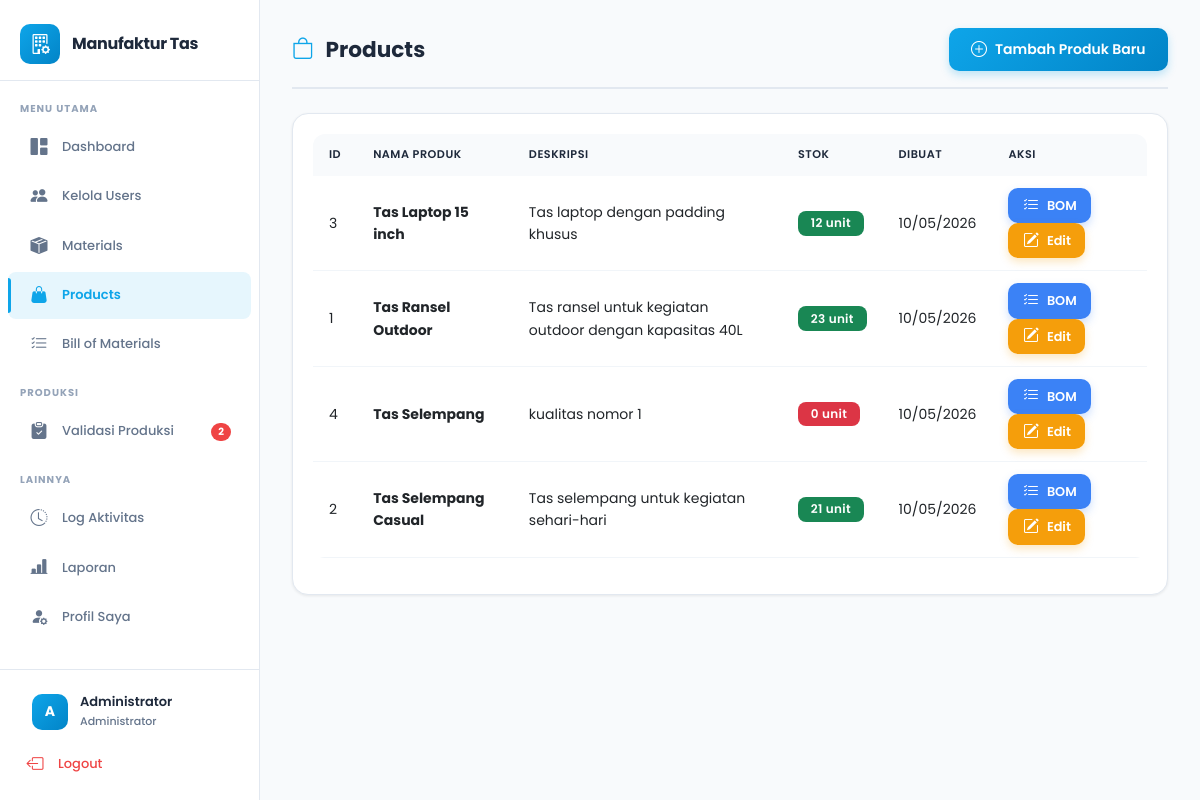
Screenshot of /pages/products/index.php (signed in) with the database file from the repository.
### tables this page shows
CREATE TABLE `products` (
  `id` int NOT NULL,
  `nama_produk` varchar(150) NOT NULL,
  `deskripsi` text,
  `stok` int DEFAULT '0',
  `created_at` timestamp NULL DEFAULT CURRENT_TIMESTAMP
);

### pages/products/index.php (the view, shortened to what this page needs)
<?php
require_once '../../config/database.php';
$stmt = $pdo->query("SELECT * FROM products ORDER BY nama_produk ASC");
$products = $stmt->fetchAll();
include '../../includes/header.php';
?>
<div class="page-header">
    <h2><i class="bi bi-bag"></i> Products</h2>
    <?php if ($_SESSION['role'] == 'administrator'): ?>
    <a href="tambah.php" class="btn btn-primary">
        <i class="bi bi-plus-circle"></i> Tambah Produk Baru
    </a>
    <?php endif; ?>
</div>
<div class="card">
    <div class="card-body">
        <div class="table-responsive">
            <table class="table table-hover">
                <thead>
                    <tr>
                        <th>ID</th>
                        <th>Nama Produk</th>
                        <th>Deskripsi</th>
                        <th>Stok</th>
                        <th>Dibuat</th>
                        <?php if ($_SESSION['role'] == 'administrator'): ?>
                        <th>Aksi</th>
                        <?php endif; ?>
                    </tr>
                </thead>
                <tbody>
                    <?php foreach ($products as $p): ?>
                    <tr>
                        <td><?php echo $p['id']; ?></td>
                        <td><strong><?php echo htmlspecialchars($p['nama_produk']); ?></strong></td>
                        <td><?php echo htmlspecialchars($p['deskripsi']); ?></td>
                        <td>
                            <span class="badge <?php echo $p['stok'] < 10 ? 'bg-danger' : 'bg-success'; ?>">
                                <?php echo $p['stok']; ?> unit
                            </span>
                        </td>
                        <td><?php echo date('d/m/Y', strtotime($p['created_at'])); ?></td>
                        <?php if ($_SESSION['role'] == 'administrator'): ?>
                        <td>
                            <a href="/Manufaktur/pages/bom/index.php?product_id=<?php echo $p['id']; ?>" class="btn btn-sm btn-info">
                                <i class="bi bi-list-check"></i> BOM
                            </a>
                            <a href="edit.php?id=<?php echo $p['id']; ?>" class="btn btn-sm btn-warning">
                                <i class="bi bi-pencil-square"></i> Edit
                            </a>
                        </td>
                        <?php endif; ?>
                    </tr>
                    <?php endforeach; ?>
                </tbody>
            </table>
        </div>
    </div>
</div>
<?php include '../../includes/footer.php'; ?>

### assets/css/style.css (style rules this page uses)
:root { --primary: #0ea5e9; --primary-dark: #0284c7; --primary-light: rgba(14, 165, 233, 0.1); --success: #10b981; --danger: #ef4444; --warning: #f59e0b; --info: #3b82f6; --dark: #1e293b; --text: #334155; --text-light: #64748b; --bg: #f8fafc; --white: #ffffff; --border: #e2e8f0; --sidebar-width: 260px; --shadow-sm: 0 1px 3px rgba(0,0,0,0.08); --shadow: 0 4px 12px rgba(0,0,0,0.08); --shadow-lg: 0 10px 25px rgba(0,0,0,0.1); --radius: 12px; --radius-lg: 16px; }
* { margin: 0; padding: 0; box-sizing: border-box; }
body { font-family: 'Poppins', 'Segoe UI', sans-serif; background-color: var(--bg); color: var(--text); line-height: 1.6; }
.card { border: 1px solid var(--border); border-radius: var(--radius-lg); box-shadow: var(--shadow-sm); margin-bottom: 1.5rem; transition: all 0.25s ease; overflow: hidden; background: var(--white); }
.card-body { padding: 20px; }
.btn { border-radius: 10px; padding: 0.6rem 1.4rem; font-weight: 600; font-size: 0.875rem; transition: all 0.25s ease; border: none; display: inline-flex; align-items: center; gap: 0.5rem; font-family: 'Poppins', sans-serif; }
.btn i { font-size: 1rem; }
.btn-primary { background: linear-gradient(135deg, var(--primary), var(--primary-dark)); box-shadow: 0 4px 8px rgba(14,165,233,0.25); }
.btn-warning { background: var(--warning); color: white; box-shadow: 0 4px 8px rgba(245,158,11,0.25); }
.btn-info { background: var(--info); color: white; box-shadow: 0 4px 8px rgba(59,130,246,0.25); }
.btn-sm { padding: 0.35rem 0.9rem; font-size: 0.8rem; }
.table { background: var(--white); border-radius: var(--radius); overflow: hidden; }
.table thead th { background: var(--bg); color: var(--dark); font-weight: 600; text-transform: uppercase; font-size: 0.7rem; letter-spacing: 0.5px; padding: 12px 16px; border: none; }
.table tbody tr { transition: background 0.2s ease; border-bottom: 1px solid #f1f5f9; }
.table tbody td { padding: 12px 16px; vertical-align: middle; border: none; font-size: 0.875rem; }
.badge { padding: 0.4rem 0.8rem; font-weight: 600; border-radius: 8px; font-size: 0.75rem; letter-spacing: 0.3px; }
.page-header { display: flex; justify-content: space-between; align-items: center; margin-bottom: 24px; padding-bottom: 16px; border-bottom: 2px solid var(--border); }
.page-header h2 { font-weight: 700; font-size: 1.35rem; color: var(--dark); display: flex; align-items: center; gap: 0.75rem; margin: 0; }
.page-header h2 i { color: var(--primary); }

### rows the page displays
products: id "3", nama_produk "Tas Laptop 15 inch", deskripsi "Tas laptop dengan padding khusus", stok "12", created_at "10/05/2026"
products: id "1", nama_produk "Tas Ransel Outdoor", deskripsi "Tas ransel untuk kegiatan outdoor dengan kapasitas 40L", stok "23", created_at "10/05/2026"
products: id "4", nama_produk "Tas Selempang", deskripsi "kualitas nomor 1", stok "0", created_at "10/05/2026"
products: id "2", nama_produk "Tas Selempang Casual", deskripsi "Tas selempang untuk kegiatan sehari-hari", stok "21", created_at "10/05/2026"

### other values shown
$pending_count "2"
substr($_SESSION['nama'], 0, 1) "A"
$_SESSION['nama'] "Administrator"
$_SESSION['role'] "Administrator"
